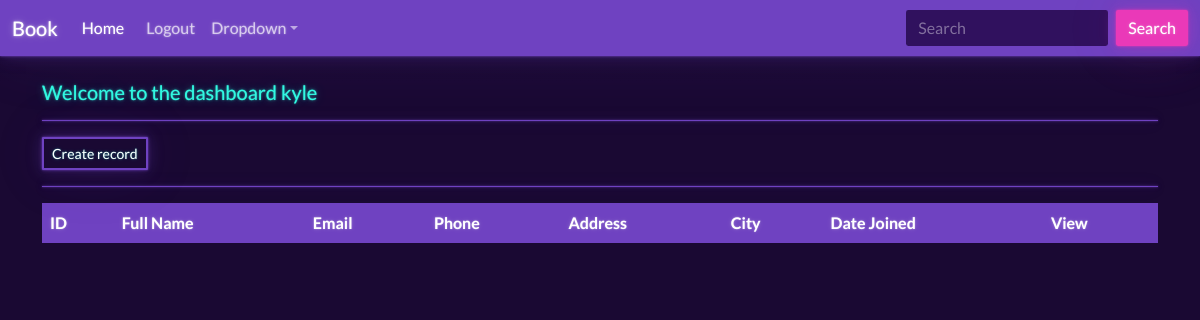
Before: /dashboard (signed in) with the older database file.
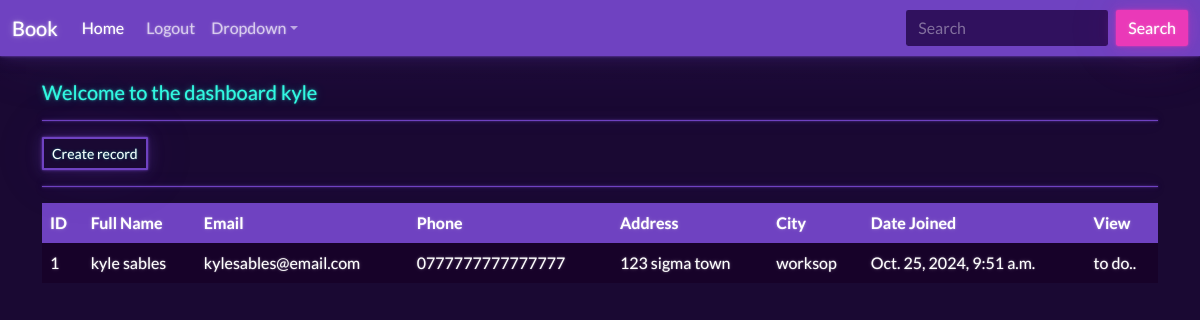
After: the same page with the newer database file.
### website/models.py (models this page shows, shortened)
class Record(models.Model):
    creation_data = models.DateTimeField(auto_now_add = True)
    first_name = models.CharField(max_length = 100)
    last_name = models.CharField(max_length = 100)
    email = models.CharField(max_length = 255)
    phone = models.CharField(max_length = 20)
    address = models.CharField(max_length = 255)
    city = models.CharField(max_length = 255)

### website/views.py (the view)
# urls.py: path('dashboard', views.dashboard, name="dashboard"),
@login_required(login_url='my-login')
def dashboard(request):
    my_records = Record.objects.all()
    context = {'records': my_records}
    return render(request, 'website/dashboard.html', context=context)

### website/templates/website/dashboard.html
{% extends 'website/base.html' %}
{% block content %}
    <br>
    <h5> Welcome to the dashboard {{user}} </h5>
    <hr>
    <a class="btn btn-outline-primary btn-sm" href="{% url 'create-record' %}">
        Create record
    </a>
    <hr>
    <table class="table table-dark table-hover table-bordered">
        <thead class="table-primary">
            <tr>
                <th scope="col"> ID </th>
                <th scope="col"> Full Name </th>
                <th scope="col"> Email </th>
                <th scope="col"> Phone </th>
                <th scope="col"> Address </th>
                <th scope="col"> City </th>
                <th scope="col"> Date Joined </th>
                <th scope="col"> View </th>
            </tr>
        </thead>
        <tbody>
        {% if records %}
            {% for record in records %}
            <tr>
                <td> {{record.id}} </td>
                <td> {{record.first_name}} {{record.last_name}} </td>
                <td> {{record.email}} </td>
                <td> {{record.phone}} </td>
                <td> {{record.address}} </td>
                <td> {{record.city}} </td>
                <td> {{record.creation_data}} </td>
                <td> to do.. </td>
            </tr>
            {% endfor %}
        {% endif %}
        </tbody>
    </table>
{% endblock %}

### website/templates/website/base.html (shortened to what this page needs)
{% load static %}
<!DOCTYPE html>
<html lang="en">
<head>
    <link rel="stylesheet" href="https://bootswatch.com/5/darkly/bootstrap.min.css">
    <link rel="stylesheet" href="{% static 'css/styles.css' %}">
    <link rel="stylesheet" href="{% static 'css/navbar.css' %}">
</head>
<body>
    {% include 'website/navbar.html' %}
    <div class="container">
        {% block content %}
        {% endblock %}
    </div>
</body>
</html>

### website/templates/website/navbar.html (shortened to what this page needs)
{% block content %}
<nav class="navbar navbar-expand-lg bg-primary" data-bs-theme="dark">
    <div class="container-fluid">
      <a class="navbar-brand" href="dashboard">Book</a>
      <div class="navbar-collapse collapse" id="navbarColor01" style="">
        <ul class="navbar-nav me-auto">
          <li class="nav-item">
            <a class="nav-link active" href="{% url 'Home' %}">Home &nbsp;
            </a>
          </li>
          {% if user.is_authenticated %}
          <li class="nav-item">
            <a class="nav-link" href="{% url 'logout' %}">Logout</a>
          </li>
          {% endif %}
          <li class="nav-item dropdown">
            <a class="nav-link dropdown-toggle" data-bs-toggle="dropdown" href="#" role="button" aria-haspopup="true" aria-expanded="false">Dropdown</a>
          </li>
        </ul>
        <form class="d-flex">
          <input class="form-control me-sm-2" type="search" placeholder="Search">
          <button class="btn btn-secondary my-2 my-sm-0" type="submit">Search</button>
        </form>
      </div>
    </div>
  </nav>
{% endblock %}

### static/css/styles.css (style rules this page uses)
body, html { height: 1200px; }

Changed rows visible on the page:
added Record: id "1", first_name "kyle", last_name "sables", email "kylesables@email.com", phone "0777777777777777", address "123 sigma town", city "worksop", creation_data "Oct. 25, 2024, 9:51 a.m."
